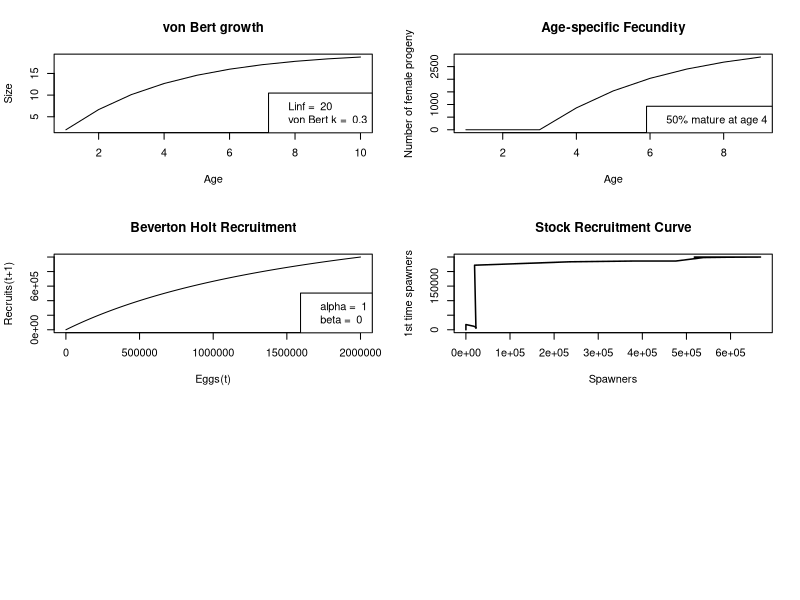

Source code (R): (Note: this script raises an error after producing the figure.)
##########################
# BULLFROG PROJECTIONS

rm(list=ls(all=TRUE))
library(reshape)
 #library(ggplot2)
 library(plyr)
library(fields)

#Model parameters:
Npop=10  #initial pop size (not important)
Tmax=500 #max years
Tfishing=200 #when we start fishing
Trecovery=500 #stop fishing 
  
  fishatmat=T # this switches which type of fishing (and graphing) we choose. If true, it graphs all life history graphs and age-selective fishing
  
  #Life history parameters      	
   recruitsize=2
   Amax=10 #max age
 	 amat=4 #age at maturation - this varies depending on the matration function chosen
	 
 	 Linf=20 #max size
	 k=.3   # Growth function param
	 fishingsize = .75*Linf #size-selective fishery threshold size 
        
   
   M=0.44   #natural mortality coef  
	 
	 c=354   #egg slope 
	 d=-3623   #egg intercept

   N0 = 100000*Linf  # intitial number of eggs     
   alpha = 1         # BH recruitment
  	
   q=1 #maturation ogive steepness (1 = very steep)
  
   mu_f=0.2 #fishing mortality
   harvest=c(0, mu_f)  
   
  fishB=rep(0, length(harvest))
  fishY=rep(0, length(harvest))
  fishP=rep(0, length(harvest))
  Recruits=rep(0, length(harvest))
    
    
    #set up matrices
N=matrix(nrow=Amax, ncol=Tmax, data=0)
 
L=matrix(nrow=Amax, ncol=1, data=1)
mu=matrix(nrow=Amax, ncol=1, data=0)
E=matrix(nrow=Amax, ncol=Tmax, data=0)
S=matrix(nrow=1, ncol=Tmax, data=0)
P=matrix(nrow=1, ncol=Tmax)
B=matrix(nrow=1, ncol=Tmax)
Y=matrix(nrow=1, ncol=Tmax) 
 
 #set up vectors to hold age-specific variables 
Pmale=rep(0, Amax) #probability of sex change
fert=rep(0, Tmax) #fert probability
pmat=rep(0, Amax) #maturation probability
eggs=rep(0, Amax) #fecundity
mu=rep(0, Amax) #natural mortality
select=rep(0, Amax) #fishery selectivity

N[1:Amax, 1]=Npop #initial population size
L[1]=recruitsize #larval size at recruitment
 
 
  
#First: Define the age-specific growth, 

for (a in 1:(Amax-1)) {

  #VBGE
	L[a+1]= Linf*(1-exp(-k)) + (L[a])*exp(-k) #length at age

}#end 1st age loop


# Second: define age-specific mortality and maturation, and fecundity

for (a in 1:(Amax)) {
  
   #natural mortality
   mu[a]= 1-(1/(1+Linf/L[a]*(exp(k)-1)))^(M/k)  #natural mortality function of Length
     
   #maturation ogive
   pmat[a]=ifelse( a < amat, 0, 1)     #knife edge maturation
   
   #FECUNDITY
   eggs[a]= c*L[a] + d #fecundity is a function of individual mass-at-age 
   
} #end 2nd age loop


#Third: define fishing selectivity    
for (a in 1:(Amax)) {
     #JUST AFTER AGE AT MATURATION
     if(fishatmat==1) {
   select[a] = ifelse( a < amat, 0, 1)  #knife edge gear selectivity right after maturation  
        } else {
      #JUST AFTER SIZE AT MATURATION
       #select[a]= ifelse( L[a] < (Lmat), 0, 1)  #gear selectivity same for all fish > maturation
      ##SIZE THRESHOLD
      	select[a] = ifelse(L[a]< fishingsize, 0, 1)     
          }
} #end 3rd age loop
   
#Now for these age specific rates, simulate pop dynamics through time       
for(t in 1:(Tmax-1)) {
	 
   
E[,t]=N[, t]*pmat*eggs  #assuming spawning occurs between 1 t and the next
 
P[t]= sum(E[,t])  #assuming fertilization is 100%
  
  	beta= (alpha*P[t]-1)/(N0*P[t])  
    
 N[1,t+1]= alpha*P[t]/(1+beta*P[t]) #this is the N_0 class that is born and enters in the next time step.. 
 
     for (age in 1:(Amax-1)) {
      
   Fishing= if (Tfishing < t & Trecovery > t) {
   				Fishing = select[age]*mu_f } else {
   				Fishing = 0
                     }
    
 	N[age+1,t+1] = N[age, t]*exp(-mu[age]-Fishing)
 	B[t]=sum(N[,t])
 	Y[t]=sum((N[,t]) * (1-exp(-mu[age]-Fishing)) *(Fishing/(mu[age]+Fishing)))
 	
 	
 	 #assuming mortality happens after spawning
		
    } #end second age loop
    
       } #end t loop
   
  sums=colSums(N[amat:Amax,]) #calculate spawning popsize at each time
 
    
  LEP_unfished=sum(E[,Tfishing-2])
  LEP_fished=sum(E[,Tfishing+10])
  SPR=LEP_fished/LEP_unfished
 
 if(fishatmat==1) {
 
 quartz()
 par(mfrow=c(3,2))

   plot(1:Amax, L, type="l", main="von Bert growth", ylab="Size", xlab="Age")
    legend("bottomright", legend=c( paste("Linf = ", Linf), paste("von Bert k = ", k)))

   plot(1:(Amax-1), eggs[-Amax]*pmat[-Amax], type="l", main="Age-specific Fecundity", ylab="Number of female progeny", xlab= "Age")
    legend("bottomright", legend=c(paste("50% mature at age", amat)))

   
  P_= 1:N0
  R=alpha*P_/(1+beta*P_)
   plot(P_, R, type="l", main="Beverton Holt Recruitment", xlab="Eggs(t)", ylab="Recruits(t+1)")
    legend("bottomright", legend=c(paste("alpha = ", round(alpha,6)), paste("beta = ", round(beta, 6))))

   
  
   plot(sums[1:(Tmax-1)], N[amat,2:Tmax], main="Stock Recruitment Curve", xlab="Spawners", ylab="1st time spawners", type="l", lwd=1.5)
  #abline(coef=c(0,1),  lwd=.5)
   
    legend("bottomright", legend=c(paste("M = ", kappa)))
  
   
   plot(1:Tmax, sums, type="l", main = "Fishing (F = 0.2) one year after maturity", xlab="Time", ylab="Abundance")
   legend("bottomright", legend=c( paste("Fishing mature fish only: SPR = ", round(SPR, 2))))
  } else {
  
  plot(1:Tmax, sums, type="l", main = "Fishing (F = 0.2) limit at 3/4 Linf ", xlab="Time", ylab="Abundance")
  #legend("bottomright", legend=c( paste("Fishing based on size: SPR = ", round(SPR, 2))))


   }
  
  
  
par(bg=NA)
plot(1:Tmax, sums, type="l", lwd = 10, col = "#1b9e77", axes = F, xlab="", ylab="")
  
dev.copy(png,'bullfrog.png')
dev.off()



##############################
## juvenilie mortality
#############################

##########################
# BULLFROG PROJECTIONS

rm(list=ls(all=TRUE))
library(reshape)
#library(ggplot2)
library(plyr)
library(fields)

#Model parameters:
Npop=10  #initial pop size (not important)
Tmax=500 #max years
Tfishing=200 #when we start fishing
Trecovery=500 #stop fishing 

fishatmat=T # this switches which type of fishing (and graphing) we choose. If true, it graphs all life history graphs and age-selective fishing

#Life history parameters      	
recruitsize=2
Amax=10 #max age
amat=4 #age at maturation - this varies depending on the matration function chosen

Linf=20 #max size
k=.3   # Growth function param
fishingsize = .75*Linf #size-selective fishery threshold size 


M=0.44   #natural mortality coef  

c=354   #egg slope 
d=-3623   #egg intercept

N0 = 100000*Linf  # intitial number of eggs     
alpha = 1         # BH recruitment

q=1 #maturation ogive steepness (1 = very steep)

mu_f=0.2 #fishing mortality
harvest=c(0, mu_f)  

fishB=rep(0, length(harvest))
fishY=rep(0, length(harvest))
fishP=rep(0, length(harvest))
Recruits=rep(0, length(harvest))


#set up matrices
N=matrix(nrow=Amax, ncol=Tmax, data=0)

L=matrix(nrow=Amax, ncol=1, data=1)
mu=matrix(nrow=Amax, ncol=1, data=0)
E=matrix(nrow=Amax, ncol=Tmax, data=0)
S=matrix(nrow=1, ncol=Tmax, data=0)
P=matrix(nrow=1, ncol=Tmax)
B=matrix(nrow=1, ncol=Tmax)
Y=matrix(nrow=1, ncol=Tmax) 

#set up vectors to hold age-specific variables 
Pmale=rep(0, Amax) #probability of sex change
fert=rep(0, Tmax) #fert probability
pmat=rep(0, Amax) #maturation probability
eggs=rep(0, Amax) #fecundity
mu=rep(0, Amax) #natural mortality
select=rep(0, Amax) #fishery selectivity

N[1:Amax, 1]=Npop #initial population size
L[1]=recruitsize #larval size at recruitment



#First: Define the age-specific growth, 

for (a in 1:(Amax-1)) {
  
  #VBGE
  L[a+1]= Linf*(1-exp(-k)) + (L[a])*exp(-k) #length at age
  
}#end 1st age loop


# Second: define age-specific mortality and maturation, and fecundity

for (a in 1:(Amax)) {
  
  #natural mortality
  mu[a]= 1-(1/(1+Linf/L[a]*(exp(k)-1)))^(M/k)  #natural mortality function of Length
  
  #maturation ogive
  pmat[a]=ifelse( a < amat, 0, 1)     #knife edge maturation
  
  #FECUNDITY
  eggs[a]= c*L[a] + d #fecundity is a function of individual mass-at-age 
  
} #end 2nd age loop


#Third: define fishing selectivity    
for (a in 1:(Amax)) {
  #JUST AFTER AGE AT MATURATION
  if(fishatmat==1) {
    select[a] = ifelse( a >= amat, 0, 1)  #knife edge gear selectivity right after maturation  
  } else {
    #JUST AFTER SIZE AT MATURATION
    #select[a]= ifelse( L[a] < (Lmat), 0, 1)  #gear selectivity same for all fish > maturation
    ##SIZE THRESHOLD
    select[a] = ifelse(L[a] > fishingsize, 0, 1)     
  }
} #end 3rd age loop


#Now for these age specific rates, simulate pop dynamics through time       
for(t in 1:(Tmax-1)) {
  
  
  E[,t]=N[, t]*pmat*eggs  #assuming spawning occurs between 1 t and the next
  
  P[t]= sum(E[,t])  #assuming fertilization is 100%
  
  beta= (alpha*P[t]-1)/(N0*P[t])  
  
  N[1,t+1]= alpha*P[t]/(1+beta*P[t]) #this is the N_0 class that is born and enters in the next time step.. 
  
  for (age in 1:(Amax-1)) {
    
    Fishing= if (Tfishing < t & Trecovery > t) {
      Fishing = select[age]*mu_f } else {
        Fishing = 0
      }
    
    N[age+1,t+1] = N[age, t]*exp(-mu[age]-Fishing)
    B[t]=sum(N[,t])
    Y[t]=sum((N[,t]) * (1-exp(-mu[age]-Fishing)) *(Fishing/(mu[age]+Fishing)))
    
    
    #assuming mortality happens after spawning
    
  } #end second age loop
  
} #end t loop

sums=colSums(N[amat:Amax,]) #calculate spawning popsize at each time


LEP_unfished=sum(E[,Tfishing-2])
LEP_fished=sum(E[,Tfishing+10])
SPR=LEP_fished/LEP_unfished


par(bg=NA)
plot(1:Tmax, sums, type="l", lwd = 10, col = "#1b9e77", axes = F, xlab="", ylab="")

dev.copy(png,'bullfrog2.png')
dev.off()
